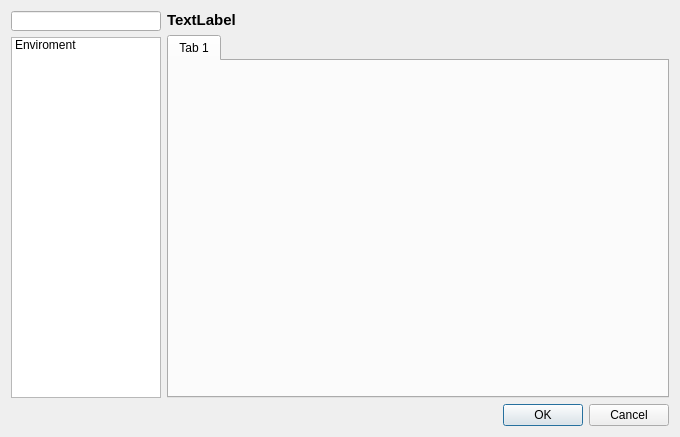
<?xml version="1.0" encoding="UTF-8"?>
<ui version="4.0">
 <class>OptionsDialog</class>
 <widget class="QDialog" name="OptionsDialog">
  <property name="geometry">
   <rect>
    <x>0</x>
    <y>0</y>
    <width>680</width>
    <height>437</height>
   </rect>
  </property>
  <property name="maximumSize">
   <size>
    <width>680</width>
    <height>437</height>
   </size>
  </property>
  <property name="windowTitle">
   <string>Dialog</string>
  </property>
  <layout class="QFormLayout" name="formLayout">
   <item row="0" column="0">
    <layout class="QHBoxLayout" name="horizontalLayout">
     <property name="sizeConstraint">
      <enum>QLayout::SetFixedSize</enum>
     </property>
     <property name="bottomMargin">
      <number>0</number>
     </property>
     <item>
      <layout class="QVBoxLayout" name="verticalLayout">
       <property name="spacing">
        <number>6</number>
       </property>
       <property name="sizeConstraint">
        <enum>QLayout::SetMinAndMaxSize</enum>
       </property>
       <item>
        <widget class="QLineEdit" name="lineEdit">
         <property name="minimumSize">
          <size>
           <width>150</width>
           <height>20</height>
          </size>
         </property>
         <property name="maximumSize">
          <size>
           <width>150</width>
           <height>20</height>
          </size>
         </property>
        </widget>
       </item>
       <item>
        <widget class="QListWidget" name="listWidget">
         <property name="minimumSize">
          <size>
           <width>150</width>
           <height>0</height>
          </size>
         </property>
         <property name="maximumSize">
          <size>
           <width>150</width>
           <height>16777215</height>
          </size>
         </property>
         <item>
          <property name="text">
           <string>Enviroment</string>
          </property>
         </item>
        </widget>
       </item>
      </layout>
     </item>
    </layout>
   </item>
   <item row="2" column="1">
    <widget class="QDialogButtonBox" name="buttonBox">
     <property name="orientation">
      <enum>Qt::Horizontal</enum>
     </property>
     <property name="standardButtons">
      <set>QDialogButtonBox::Cancel|QDialogButtonBox::Ok</set>
     </property>
    </widget>
   </item>
   <item row="0" column="1">
    <layout class="QVBoxLayout" name="verticalLayout_2">
     <property name="leftMargin">
      <number>0</number>
     </property>
     <item>
      <widget class="QLabel" name="labelItemInUse">
       <property name="font">
        <font>
         <pointsize>11</pointsize>
         <weight>75</weight>
         <bold>true</bold>
        </font>
       </property>
       <property name="text">
        <string>TextLabel</string>
       </property>
      </widget>
     </item>
     <item>
      <widget class="QTabWidget" name="tabWidget">
       <property name="minimumSize">
        <size>
         <width>500</width>
         <height>360</height>
        </size>
       </property>
       <property name="maximumSize">
        <size>
         <width>16777215</width>
         <height>16777215</height>
        </size>
       </property>
       <property name="currentIndex">
        <number>0</number>
       </property>
       <widget class="QWidget" name="tab">
        <attribute name="title">
         <string>Tab 1</string>
        </attribute>
       </widget>
      </widget>
     </item>
    </layout>
   </item>
  </layout>
 </widget>
 <resources/>
 <connections>
  <connection>
   <sender>buttonBox</sender>
   <signal>accepted()</signal>
   <receiver>OptionsDialog</receiver>
   <slot>accept()</slot>
   <hints>
    <hint type="sourcelabel">
     <x>248</x>
     <y>254</y>
    </hint>
    <hint type="destinationlabel">
     <x>157</x>
     <y>274</y>
    </hint>
   </hints>
  </connection>
  <connection>
   <sender>buttonBox</sender>
   <signal>rejected()</signal>
   <receiver>OptionsDialog</receiver>
   <slot>reject()</slot>
   <hints>
    <hint type="sourcelabel">
     <x>316</x>
     <y>260</y>
    </hint>
    <hint type="destinationlabel">
     <x>286</x>
     <y>274</y>
    </hint>
   </hints>
  </connection>
 </connections>
</ui>
